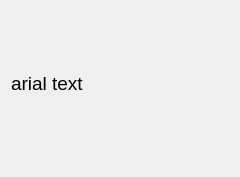
<?xml version="1.0" encoding="UTF-8"?>
<ui version="4.0">
 <class>Widget</class>
 <widget class="QWidget" name="Widget">
  <property name="geometry">
   <rect>
    <x>0</x>
    <y>0</y>
    <width>240</width>
    <height>177</height>
   </rect>
  </property>
  <property name="minimumSize">
   <size>
    <width>150</width>
    <height>150</height>
   </size>
  </property>
  <property name="font">
   <font>
    <family>Arial</family>
    <pointsize>14</pointsize>
   </font>
  </property>
  <property name="windowTitle">
   <string>SensorsGraph</string>
  </property>
  <layout class="QVBoxLayout" name="verticalLayout">
   <item>
    <layout class="QGridLayout" name="mainLayout">
     <property name="sizeConstraint">
      <enum>QLayout::SetMinAndMaxSize</enum>
     </property>
     <property name="bottomMargin">
      <number>10</number>
     </property>
     <item row="0" column="0">
      <widget class="QLabel" name="label">
       <property name="text">
        <string>arial text</string>
       </property>
      </widget>
     </item>
    </layout>
   </item>
  </layout>
 </widget>
 <layoutdefault spacing="6" margin="11"/>
 <resources/>
 <connections/>
</ui>
